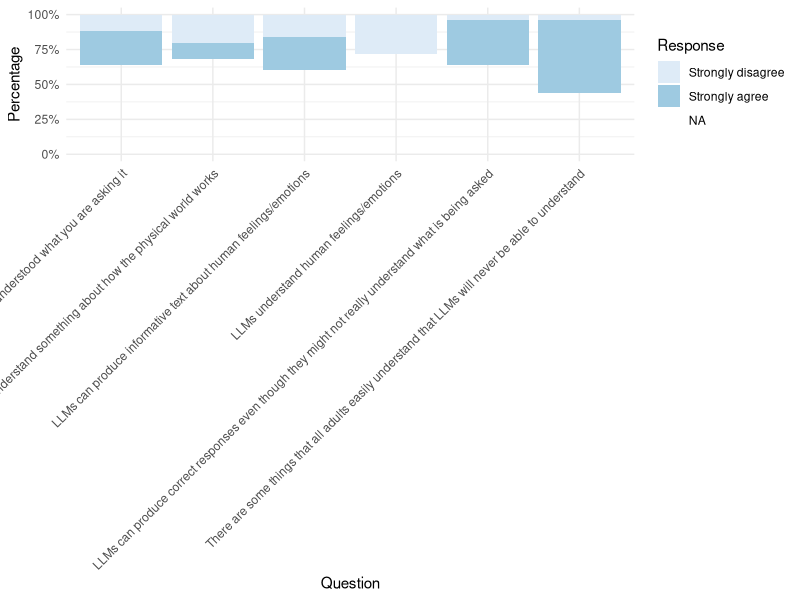
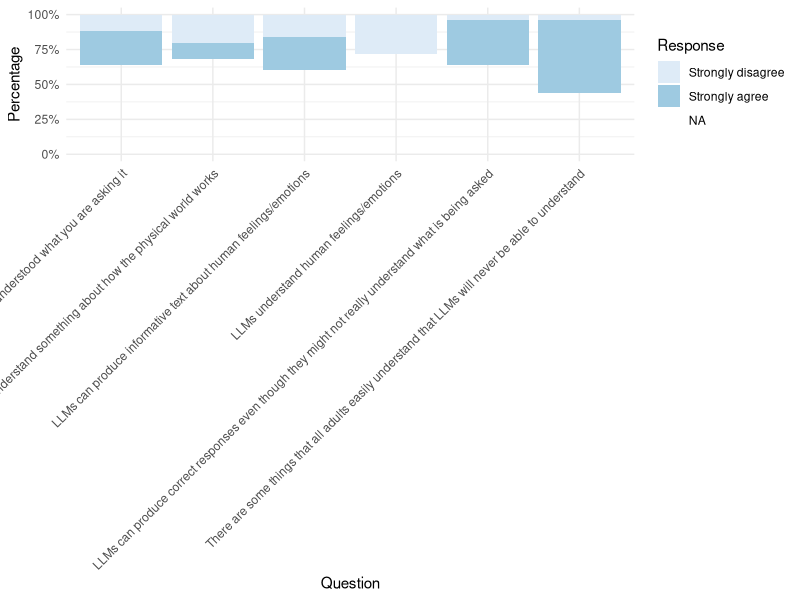

The R script that drew these images, in order:
library(tidyverse)

# Read the data from the CSV file
data <- read.csv("data/mturkiter2_1.csv", stringsAsFactors = FALSE)

# Filter out only the columns starting with 'Q122_'
q122_data <- data %>% select(starts_with("Q122_"))

# Reshape the data to long format
long_data <- pivot_longer(q122_data, cols = everything(), names_to = "question", values_to = "response")

# Now we map the abbreviated column names to the full labels
# Please ensure the labels are in the same order as the columns in your CSV
question_labels <- c(
  "Q122_1" = "If an LLM provides a correct response, it has understood what you are asking it",
  "Q122_2" = "LLMs understand something about how the physical world works",
  "Q122_3" = "LLMs can produce informative text about human feelings/emotions",
  "Q122_4" = "LLMs understand human feelings/emotions",
  "Q122_5" = "LLMs can produce correct responses even though they might not really understand what is being asked",
  "Q122_6" = "There are some things that all adults easily understand that LLMs will never be able to understand"
)

# Replace the question codes with the full labels
long_data$question <- factor(long_data$question, levels = names(question_labels), labels = question_labels)

# Make sure the responses are ordered if necessary (adjust the levels accordingly)
long_data$response <- factor(long_data$response, levels = c("Strongly disagree", "Disagree", "Neutral", "Agree", "Strongly agree"))

# Plot
likert_plot <- ggplot(long_data, aes(x = question, fill = response)) +
  geom_bar(position = "fill") +
  scale_fill_brewer(palette = "Blues") + # Optional: to use a color palette
  scale_y_continuous(labels = scales::percent_format()) +
  labs(x = "Question", y = "Percentage", fill = "Response") +
  theme_minimal() +
  theme(axis.text.x = element_text(angle = 45, hjust = 1))

# Display the plot
print(likert_plot)

# Save the plot if needed
ggsave("likert_plot.png", plot = likert_plot, width = 12, height = 8, dpi = 300)
